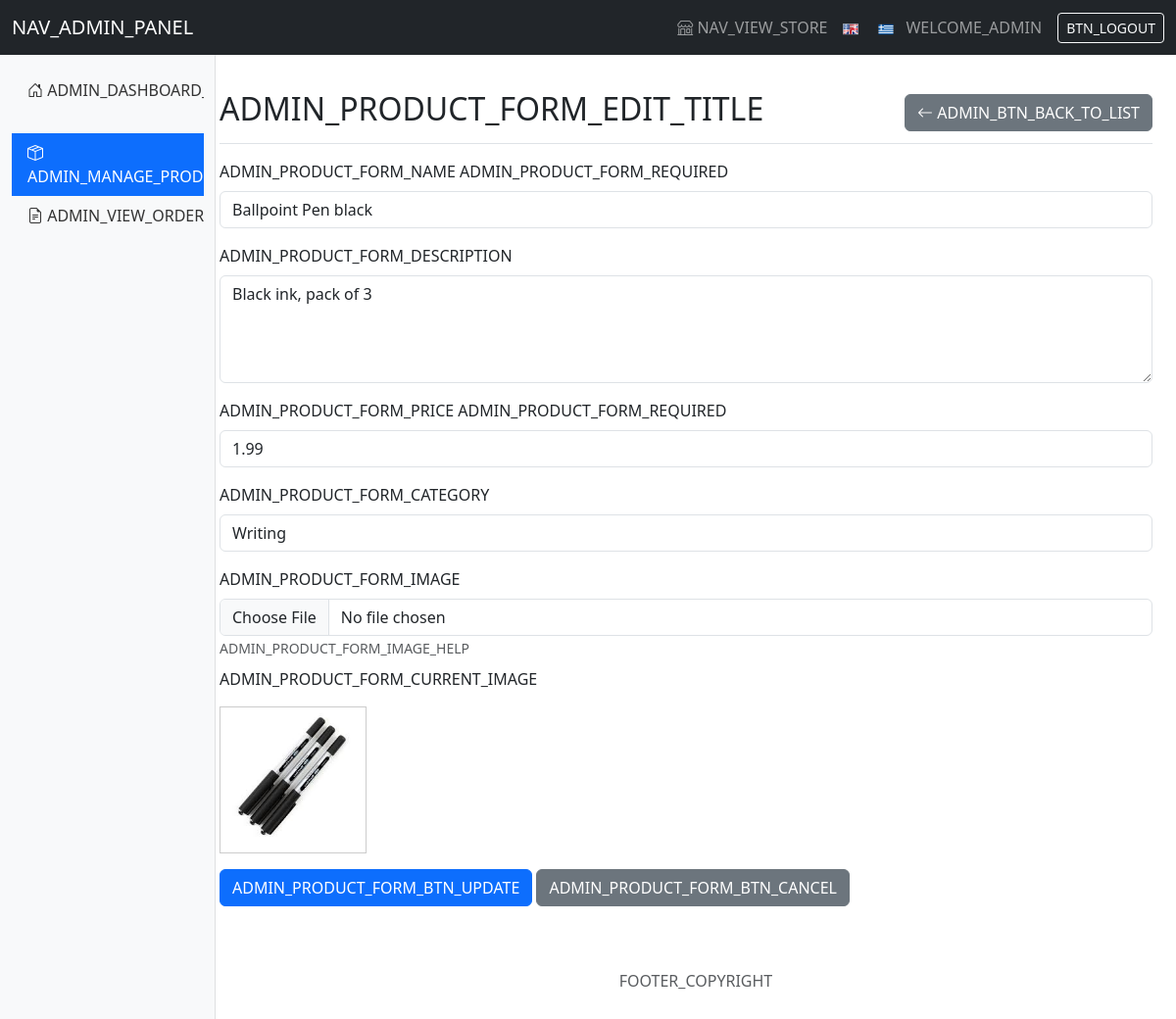
/admin/product_form.php?id=2 (signed in), run on the app's committed database.
### tables this page shows
CREATE TABLE `products` (
  `id` int(11) NOT NULL,
  `name` varchar(255) NOT NULL,
  `description` text DEFAULT NULL,
  `price` decimal(10,2) NOT NULL,
  `image` varchar(255) DEFAULT NULL,
  `category` varchar(100) DEFAULT NULL
);

### language.php (called while the page is built, shortened)
<?php
function t(string $key, ...$args): string {
    global $lang;
    if (isset($lang[$key])) {
        return vsprintf($lang[$key], $args);
    } else {
        return $key;
    }
}

### admin/product_form.php (the view, shortened to what this page needs)
<?php
require_once '../config.php';
$product_id = null; $product_name = ''; $product_description = ''; $product_price = ''; $product_category = ''; $product_image = '';
$form_action = 'save_product.php';
$is_editing = false;
if (isset($_GET['id']) && is_numeric($_GET['id'])) {
    $product_id = (int)$_GET['id'];
    $is_editing = true;
    $sql = "SELECT name, description, price, category, image FROM products WHERE id = ?";
    if ($stmt = mysqli_prepare($conn, $sql)) {
        mysqli_stmt_bind_param($stmt, "i", $product_id);
        if (mysqli_stmt_execute($stmt)) {
            $result = mysqli_stmt_get_result($stmt);
            if ($product = mysqli_fetch_assoc($result)) {
                $product_name = $product['name']; $product_description = $product['description']; $product_price = $product['price']; $product_category = $product['category']; $product_image = $product['image'];
            } else {
                die("Error: Product with ID $product_id not found.");
            }
        } else {
            die("Error executing statement: " . mysqli_stmt_error($stmt));
        }
    } else {
        die("Error preparing statement: " . mysqli_error($conn));
    }
}
$page_title = $is_editing ? t('ADMIN_PRODUCT_FORM_EDIT_TITLE') : t('ADMIN_PRODUCT_FORM_ADD_TITLE');
$button_label = $is_editing ? t('ADMIN_PRODUCT_FORM_BTN_UPDATE') : t('ADMIN_PRODUCT_FORM_BTN_ADD');
require_once 'partials/header.php';
?>
<div class="d-flex justify-content-between flex-wrap flex-md-nowrap align-items-center pt-3 pb-2 mb-3 border-bottom">
    <h1 class="h2"><?php echo $page_title; ?></h1>
    <div class="btn-toolbar mb-2 mb-md-0">
        <a href="products.php" class="btn btn-secondary"> <i class="bi bi-arrow-left"></i> <?php echo t('ADMIN_BTN_BACK_TO_LIST'); ?> </a>
    </div>
</div>
<form action="<?php echo $form_action; ?>" method="POST" enctype="multipart/form-data">
    <div class="mb-3">
        <label for="product_name" class="form-label"><?php echo t('ADMIN_PRODUCT_FORM_NAME'); ?> <?php echo t('ADMIN_PRODUCT_FORM_REQUIRED'); ?></label>
        <input type="text" class="form-control" id="product_name" name="product_name" value="<?php echo htmlspecialchars($product_name); ?>" required>
    </div>
    <div class="mb-3">
        <label for="product_description" class="form-label"><?php echo t('ADMIN_PRODUCT_FORM_DESCRIPTION'); ?></label>
        <textarea class="form-control" id="product_description" name="product_description" rows="4"><?php echo htmlspecialchars($product_description); ?></textarea>
    </div>
    <div class="mb-3">
        <label for="product_price" class="form-label"><?php echo t('ADMIN_PRODUCT_FORM_PRICE'); ?> <?php echo t('ADMIN_PRODUCT_FORM_REQUIRED'); ?></label>
        <input type="number" class="form-control" id="product_price" name="product_price" value="<?php echo htmlspecialchars($product_price); ?>" step="0.01" min="0" required>
    </div>
    <div class="mb-3">
        <label for="product_category" class="form-label"><?php echo t('ADMIN_PRODUCT_FORM_CATEGORY'); ?></label>
        <input type="text" class="form-control" id="product_category" name="product_category" value="<?php echo htmlspecialchars($product_category); ?>">
    </div>
    <div class="mb-3">
        <label for="product_image_file" class="form-label"><?php echo t('ADMIN_PRODUCT_FORM_IMAGE'); ?></label>
        <input class="form-control" type="file" id="product_image_file" name="product_image_file" accept="image/jpeg, image/png, image/gif, image/webp">
        <small class="form-text text-muted"><?php echo t('ADMIN_PRODUCT_FORM_IMAGE_HELP'); ?></small>
        <?php if ($is_editing && !empty($product_image)):
            $imageDisplayPath = '../' . $product_image;
            if (file_exists($imageDisplayPath)) : ?>
            <div class="mt-2">
                <p><?php echo t('ADMIN_PRODUCT_FORM_CURRENT_IMAGE'); ?></p>
                <img src="<?php echo htmlspecialchars($imageDisplayPath); ?>" alt="Current Image" style="max-width: 150px; max-height: 150px; object-fit: contain; border: 1px solid #ccc;">
            </div>
        <?php else: ?>
             <p class="text-warning mt-2"><?php echo t('ADMIN_PRODUCT_FORM_IMAGE_NOT_FOUND', htmlspecialchars($product_image), htmlspecialchars($imageDisplayPath)); ?></p>
             <input type="hidden" name="existing_image_path" value="">
        <?php endif; endif; ?>
    </div>
    <button type="submit" class="btn btn-primary"><?php echo $button_label; ?></button>
    <a href="products.php" class="btn btn-secondary"><?php echo t('ADMIN_PRODUCT_FORM_BTN_CANCEL'); ?></a>
</form>
<?php
require_once 'partials/footer.php';
?>

### admin/partials/header.php (style rules this page uses)
body { padding-top: 56px; }

### data on the page
products: product_name "Ballpoint Pen black", product_description "Black ink, pack of 3", product_price "1.99", product_category "Writing", image (picture)

### other printed values
t('NAV_ADMIN_PANEL') "NAV_ADMIN_PANEL"
t('NAV_VIEW_STORE') "NAV_VIEW_STORE"
t('BTN_LOGOUT') "BTN_LOGOUT"
$page_title "ADMIN_PRODUCT_FORM_EDIT_TITLE"
t('ADMIN_BTN_BACK_TO_LIST') "ADMIN_BTN_BACK_TO_LIST"
t('ADMIN_PRODUCT_FORM_NAME') "ADMIN_PRODUCT_FORM_NAME"
t('ADMIN_PRODUCT_FORM_REQUIRED') "ADMIN_PRODUCT_FORM_REQUIRED"
t('ADMIN_PRODUCT_FORM_DESCRIPTION') "ADMIN_PRODUCT_FORM_DESCRIPTION"
t('ADMIN_PRODUCT_FORM_PRICE') "ADMIN_PRODUCT_FORM_PRICE"
t('ADMIN_PRODUCT_FORM_CATEGORY') "ADMIN_PRODUCT_FORM_CATEGORY"
t('ADMIN_PRODUCT_FORM_IMAGE') "ADMIN_PRODUCT_FORM_IMAGE"
t('ADMIN_PRODUCT_FORM_IMAGE_HELP') "ADMIN_PRODUCT_FORM_IMAGE_HELP"
t('ADMIN_PRODUCT_FORM_CURRENT_IMAGE') "ADMIN_PRODUCT_FORM_CURRENT_IMAGE"
$button_label "ADMIN_PRODUCT_FORM_BTN_UPDATE"
t('ADMIN_PRODUCT_FORM_BTN_CANCEL') "ADMIN_PRODUCT_FORM_BTN_CANCEL"
